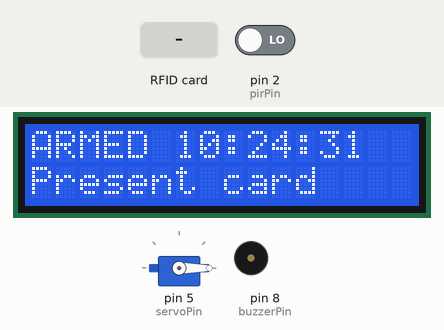
Recording of a sketch running on a simulated Arduino Uno, built with avr-gcc and run on an emulated ATmega328P. Parts: 16×2 character LCD, servo, buzzer (waves = sounding). The inputs (shaded band) are chosen by the test bench; at power-on: pin 2 (pirPin) LOW. The local clock reads 2024-03-15 10:24:30 at power-on unless the sketch sets it; what the sketch prints to the serial monitor is not drawn.

Above: at 1.3 s.
1.4 s: RFID card DE AD BE EF held to the reader
At 1.66 s:
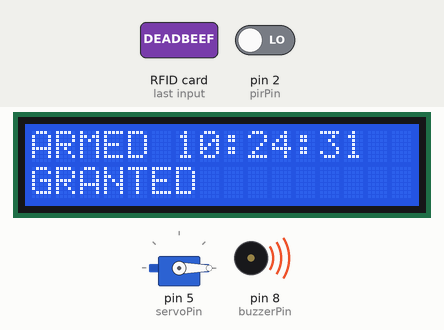
At 2.2 s:
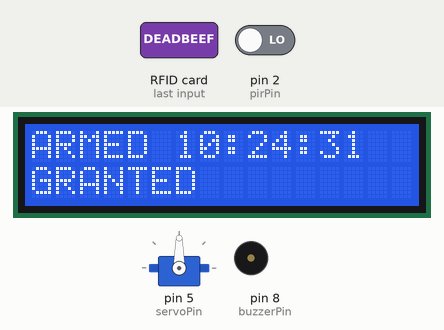
6.3 s: RFID card 5E 7A 19 C4 held to the reader
At 7.7 s:
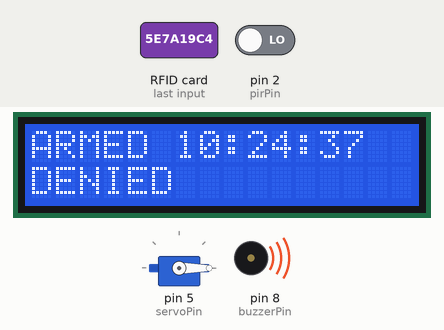
Timing chart, 0 to 9.3 s (numbered marks = the images above; inputs shaded):
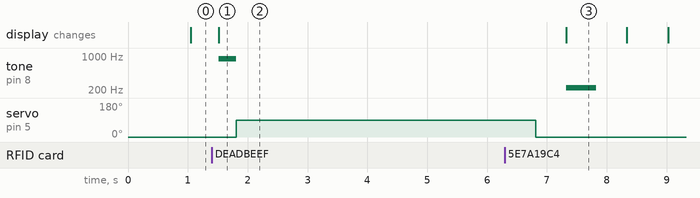

Measured:
- after the input at 1.4 s, tone on pin 8 (buzzerPin): silent → 880 Hz after 0.11 s, → silent 0.30 s later; servo on pin 5 (servoPin): 0° → 90° after 0.41 s; the display: changes after 0.11 s (image 1)
- after the input at 6.3 s, tone on pin 8 (buzzerPin): silent → 220 Hz after 1.0 s, → silent 0.50 s later; the display: changes after 1.0 s (image 3)
- what the display in image 3 shows lasts 1.0 s, from 7.3 s to 8.3 s

The sketch:

vault-door.ino
```cpp
// The Finale — The Job: vault door system.
// PIR output -> pin 2. HC-SR04: Trig -> pin 3, Echo -> pin 4.
// Servo (bolt) -> pin 5, powered from a separate pack (grounds tied).
// LCD: RS -> pin 6, EN -> pin 7, D4 -> A0, D5 -> A1, D6 -> A2, D7 -> A3,
// plus 5V, GND, contrast pot on VO.
// Passive buzzer -> pin 8.
// RC522: SS -> pin 10, RST -> pin 9, MOSI -> pin 11, MISO -> pin 12,
// SCK -> pin 13, VCC -> 3.3V (NOT 5V), GND -> GND.
// RTC: SDA -> A4, SCL -> A5, VCC -> 5V, GND -> GND.
// Libraries: RTClib, MFRC522, LiquidCrystal, Servo.
// Replace ALLOWED_UID with your own card's UID (Module 7 reader sketch).
// Set the RTC once with rtc.adjust(), then comment it out and re-upload.
#include <Wire.h>
#include <RTClib.h>
#include <SPI.h>
#include <MFRC522.h>
#include <LiquidCrystal.h>
#include <Servo.h>

#define SS_PIN 10
#define RST_PIN 9

RTC_DS1307 rtc;
MFRC522 rfid(SS_PIN, RST_PIN);
LiquidCrystal lcd(6, 7, A0, A1, A2, A3);
Servo bolt;

const int pirPin = 2;
const int trigPin = 3;
const int echoPin = 4;
const int servoPin = 5;
const int buzzerPin = 8;

byte allowedUid[4] = {0xDE, 0xAD, 0xBE, 0xEF};

bool uidMatches() {
  if (rfid.uid.size != 4) return false;
  for (byte i = 0; i < 4; i++) {
    if (rfid.uid.uidByte[i] != allowedUid[i]) return false;
  }
  return true;
}

long measureDistanceCm() {
  digitalWrite(trigPin, LOW);
  delayMicroseconds(2);
  digitalWrite(trigPin, HIGH);
  delayMicroseconds(10);
  digitalWrite(trigPin, LOW);
  return pulseIn(echoPin, HIGH) / 58;
}

void showTime(DateTime now) {
  lcd.setCursor(0, 0);
  lcd.print("ARMED ");
  if (now.hour() < 10) lcd.print('0');
  lcd.print(now.hour());
  lcd.print(':');
  if (now.minute() < 10) lcd.print('0');
  lcd.print(now.minute());
  lcd.print(':');
  if (now.second() < 10) lcd.print('0');
  lcd.print(now.second());
  lcd.print("  ");
  lcd.setCursor(0, 1);
  lcd.print("Present card    ");
}

void logEvent(const char *msg, DateTime now) {
  Serial.print(now.hour());
  Serial.print(':');
  Serial.print(now.minute());
  Serial.print(':');
  Serial.print(now.second());
  Serial.print(" - ");
  Serial.println(msg);
}

void grant(DateTime now) {
  logEvent("Access granted", now);
  lcd.setCursor(0, 1);
  lcd.print("GRANTED         ");
  tone(buzzerPin, 880);
  delay(300);
  noTone(buzzerPin);
  bolt.write(90);  // unlock
  delay(5000);
  bolt.write(0);   // relock
}

void deny(DateTime now) {
  logEvent("Access denied", now);
  lcd.setCursor(0, 1);
  lcd.print("DENIED          ");
  tone(buzzerPin, 220);
  delay(500);
  noTone(buzzerPin);
}

void alarm(DateTime now) {
  logEvent("ALARM: motion + close object", now);
  lcd.setCursor(0, 1);
  lcd.print("ALARM!          ");
  tone(buzzerPin, 1000);
  delay(1000);
  noTone(buzzerPin);
}

void setup() {
  Serial.begin(9600);
  SPI.begin();
  rfid.PCD_Init();
  rtc.begin();
  // rtc.adjust(DateTime(F(__DATE__), F(__TIME__)));
  lcd.begin(16, 2);
  bolt.attach(servoPin);
  bolt.write(0);  // locked
  pinMode(pirPin, INPUT);
  pinMode(trigPin, OUTPUT);
  pinMode(echoPin, INPUT);
  pinMode(buzzerPin, OUTPUT);
}

void loop() {
  DateTime now = rtc.now();
  showTime(now);

  if (rfid.PICC_IsNewCardPresent() && rfid.PICC_ReadCardSerial()) {
    bool ok = uidMatches() && now.hour() >= 9 && now.hour() < 17;
    if (ok) grant(now); else deny(now);
    rfid.PICC_HaltA();
    delay(500);
    return;
  }

  if (digitalRead(pirPin) == HIGH) {
    long distance = measureDistanceCm();
    if (distance > 0 && distance < 50) {
      alarm(now);
    }
  }
  delay(200);
}
```
